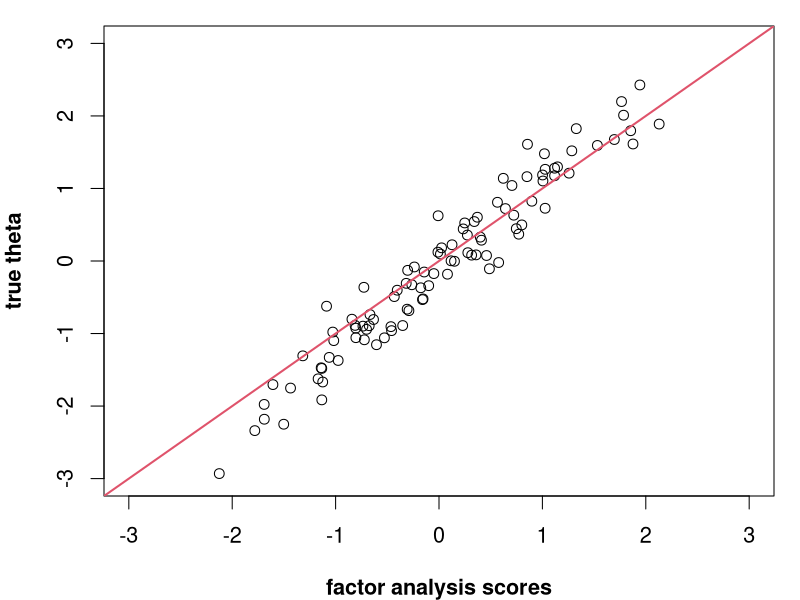
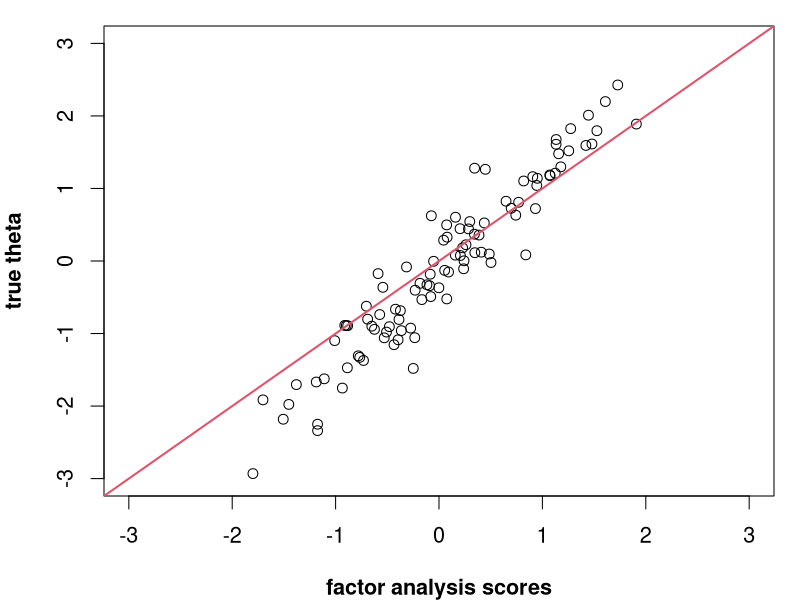
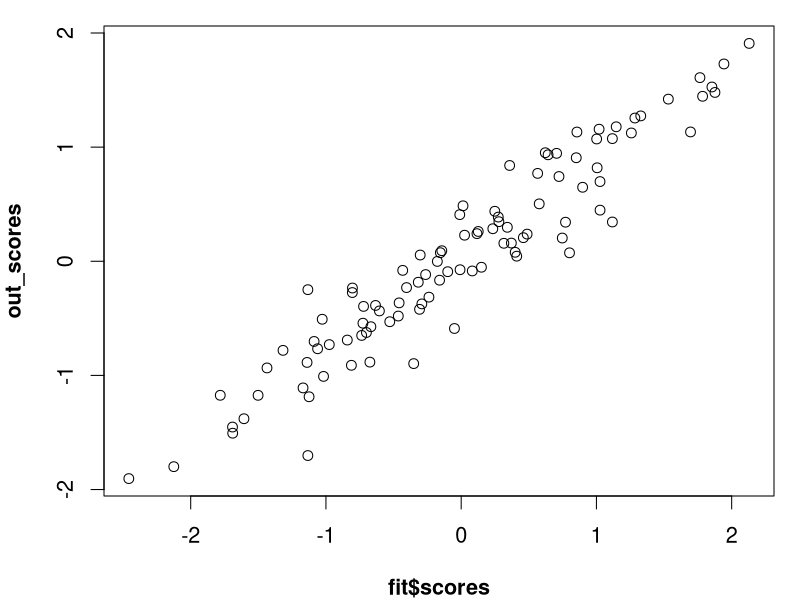
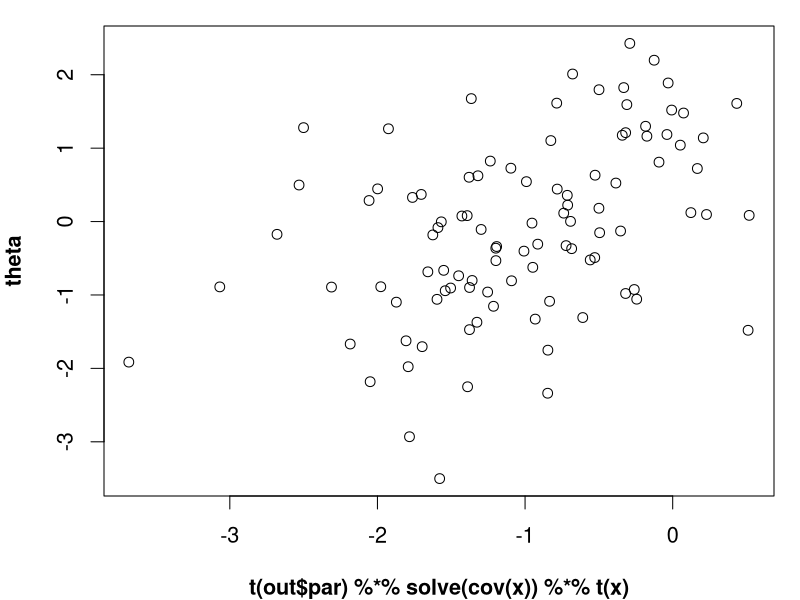
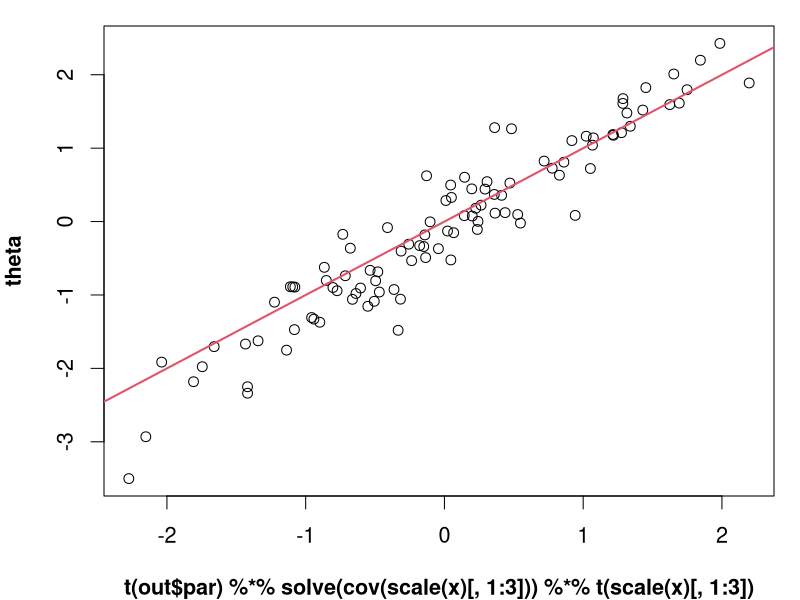

Write R code to recreate these figures, in order.
## R_Demo_factor_analysis.R file
##########################################################################
## INSTRUCTOR: Christopher Fariss
## COURSE NAME: Advanced Computational Methods for Social Media and Textual Data (3B)
## University of Essex Summer School 2023
##
## Date: 2023-08-11
##
## Please e-mail me if you find any errors or have and suggestions (either email is fine)
## e-mail: cjf0006@gmail.com
## e-mail: cjfariss@umich.edu
##########################################################################
## Introduction to tutorial:
##
## For a factor a analysis model, there is a latent trait theta_i.
##
## The subscript i = 1,... ,N indicates multiple units. y_ik is the observed value for item k for unit i.
##
## For each observed item alpha_k and \beta_k are also estimated.
##
## alpha_k continues to act as "difficulty" parameters, or threshold that benchmarks how likely an indicator is to be observed relative to the values of the latent trait.
##
## In this formulation, this is analogous to an intercept in a traditional linear regression model.
##
## beta_k, often referred to as the "discrimination" parameters and is the analogue of a slope coefficient in a linear regression.
##
##########################################################################


rm(list=ls())

## load library
library(MASS) # load library with truehist function


n <- 100
theta <- rnorm(n,0,1)

## set parameters for each item
## alpha (the intercept) is the difficulty parameter or base-line probability of 1
## beta (the slope) is the discrimination parameter or the strength of the relationship
## between the estimated latent trait theta and the individual item

## item 1 is the most difficult and least informative item
alpha1 <- -1.000000
beta1 <- 1.000000

## item 2 is of medium difficulty relative to the two other items
## it is also the same level of informativeness as item1
alpha2 <- 0.000000
beta2 <- 1.000000

## item 3 is the least difficult item but is also the most informative
## these statements are each relative to the other items in the model
alpha3 <- 1.000000
beta3 <- 3.000000

## define k as the number of items
k <- 3

## linear terms of the item specific models f() that link the latent trait to the items
x1 <- alpha1 + beta1 * theta + rnorm(n)
x2 <- alpha2 + beta2 * theta + rnorm(n)
x3 <- alpha3 + beta3 * theta + rnorm(n)


## create matrix of observed items
x <- cbind(x1, x2, x3)

## fit linear factor model
fit <- factanal(x, factor=1, scores="regression")

fit

## plot true latent variable with posterior mean
par(mar=c(4,4,1,1), font=2, font.lab=2, cex=1.3)
plot(fit$scores, theta, xlim=c(-3,3), ylim=c(-3,3), ylab="true theta", xlab="factor analysis scores")
abline(a=0, b=1, col=2, lwd=2)


D <- nrow(x)
parameters_list <- c(c(1,1,1), runif(D,-1,1))

# user defined function passed to optim
factor_analysis_func <- function(par, y, iterate=TRUE){
    
    b <- par[1:3]
    theta <- par[4:length(par)]
    
    theta <- (theta - mean(theta))/sd(theta)
    
    y.hat1 <- b[1]*theta
    y.hat2 <- b[2]*theta
    y.hat3 <- b[3]*theta
    
    #y.hat1 <- (y.hat1-mean(y.hat1))/sd(y.hat1)
    #y.hat2 <- (y.hat2-mean(y.hat2))/sd(y.hat2)
    #y.hat3 <- (y.hat3-mean(y.hat3))/sd(y.hat3)
    
    y[,1] <- (y[,1] - mean(y[,1]))/sd(y[,1])
    y[,2] <- (y[,2] - mean(y[,2]))/sd(y[,2])
    y[,3] <- (y[,3] - mean(y[,3]))/sd(y[,3])
    
    out <- -sum((y[,1]-y.hat1)^2 + (y[,2]-y.hat2)^2 + (y[,3]-y.hat3)^2)
    
    return(out)
}

out <- optim(par = parameters_list, factor_analysis_func, y=x, method="BFGS", control=list(fnscale = -1), hessian = TRUE)
out
names(out)


out_scores <- out$par[4:length(out$par)]

out$par[1:3]

## plot true latent variable with posterior mean
par(mar=c(4,4,1,1), font=2, font.lab=2, cex=1.3)
plot(out_scores, theta, xlim=c(-3,3), ylim=c(-3,3), ylab="true theta", xlab="factor analysis scores")
abline(a=0, b=1, col=2, lwd=2)

cor(fit$scores, out_scores)

plot(fit$scores, out_scores)



# hat f = Λ' Σ^-1 x

cov(x)
cor(x)
solve(cov(x))

loadings <- c(1,1,1)
t(loadings) %*% solve(cov(x)) %*% t(x)

D <- nrow(x)
parameters_list <- c(1,1,1)

# user defined function passed to optim
factor_analysis_func <- function(par, y, iterate=TRUE){
    
    #a <- par[1:3]
    #b <- par[4:6]
    #theta <- par[7:length(par)]
    y[,1] <- (y[,1] - mean(y[,1]))/sd(y[,1])
    y[,2] <- (y[,2] - mean(y[,2]))/sd(y[,2])
    y[,3] <- (y[,3] - mean(y[,3]))/sd(y[,3])
    
    loadings <- par[1:3]
    theta <- t(loadings) %*% solve(cov(y)) %*% t(y)
    
    theta <- (theta - mean(theta))/sd(theta)
    
    y.hat1 <- loadings[1] * theta
    y.hat2 <- loadings[2] * theta
    y.hat3 <- loadings[3] * theta
    
    #y.hat1 <- (y.hat1-mean(y.hat1))/sd(y.hat1)
    #y.hat2 <- (y.hat2-mean(y.hat2))/sd(y.hat2)
    #y.hat3 <- (y.hat3-mean(y.hat3))/sd(y.hat3)
    
    
    
    out <- -sum((y[,1]-y.hat1)^2 + (y[,2]-y.hat2)^2 + (y[,3]-y.hat3)^2)
    
    return(out)
}

out <- optim(par = parameters_list, factor_analysis_func, y=x, method="BFGS", control=list(fnscale = -1), hessian = TRUE)
out
names(out)
out$par

plot(t(out$par) %*% solve(cov(x)) %*% t(x), theta)

plot(t(out$par) %*% solve(cov(scale(x)[,1:3])) %*% t(scale(x)[,1:3]), theta)
abline(a=0, b=1, col=2, lwd=2)
cor(c(t(out$par) %*% solve(cov(scale(x)[,1:3])) %*% t(scale(x)[,1:3])), theta)

cor(fit$scores, theta)

cor(fit$scores, out_scores)

